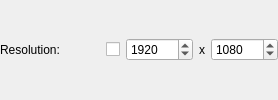
                <widget class="QWidget" name="w_prjResolution" native="true">
                 <layout class="QHBoxLayout" name="horizontalLayout_13">
                  <property name="leftMargin">
                   <number>0</number>
                  </property>
                  <property name="topMargin">
                   <number>0</number>
                  </property>
                  <property name="rightMargin">
                   <number>0</number>
                  </property>
                  <property name="bottomMargin">
                   <number>0</number>
                  </property>
                  <item>
                   <widget class="QLabel" name="l_prjResolution">
                    <property name="text">
                     <string>Resolution:</string>
                    </property>
                   </widget>
                  </item>
                  <item>
                   <spacer name="horizontalSpacer_8">
                    <property name="orientation">
                     <enum>Qt::Horizontal</enum>
                    </property>
                    <property name="sizeHint" stdset="0">
                     <size>
                      <width>40</width>
                      <height>20</height>
                     </size>
                    </property>
                   </spacer>
                  </item>
                  <item>
                   <widget class="QCheckBox" name="chb_prjResolution">
                    <property name="text">
                     <string/>
                    </property>
                    <property name="checked">
                     <bool>false</bool>
                    </property>
                   </widget>
                  </item>
                  <item>
                   <widget class="QSpinBox" name="sp_prjResolutionWidth">
                    <property name="minimumSize">
                     <size>
                      <width>60</width>
                      <height>0</height>
                     </size>
                    </property>
                    <property name="minimum">
                     <number>1</number>
                    </property>
                    <property name="maximum">
                     <number>100000</number>
                    </property>
                    <property name="value">
                     <number>1920</number>
                    </property>
                   </widget>
                  </item>
                  <item>
                   <widget class="QLabel" name="l_prjResolutionX">
                    <property name="text">
                     <string>x</string>
                    </property>
                   </widget>
                  </item>
                  <item>
                   <widget class="QSpinBox" name="sp_prjResolutionHeight">
                    <property name="minimumSize">
                     <size>
                      <width>60</width>
                      <height>0</height>
                     </size>
                    </property>
                    <property name="minimum">
                     <number>1</number>
                    </property>
                    <property name="maximum">
                     <number>100000</number>
                    </property>
                    <property name="value">
                     <number>1080</number>
                    </property>
                   </widget>
                  </item>
                 </layout>
                </widget>
